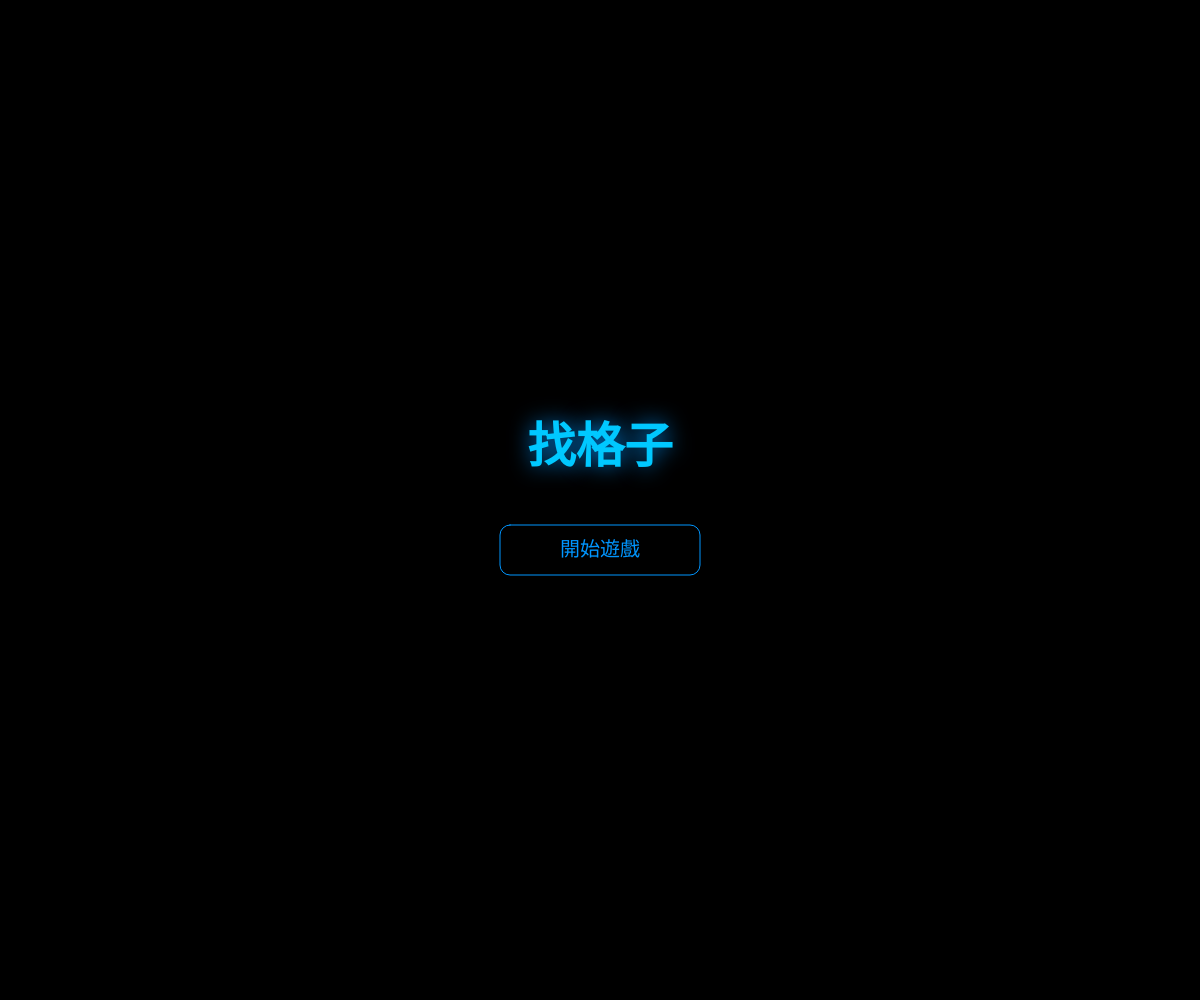
Frame 1 (no input)
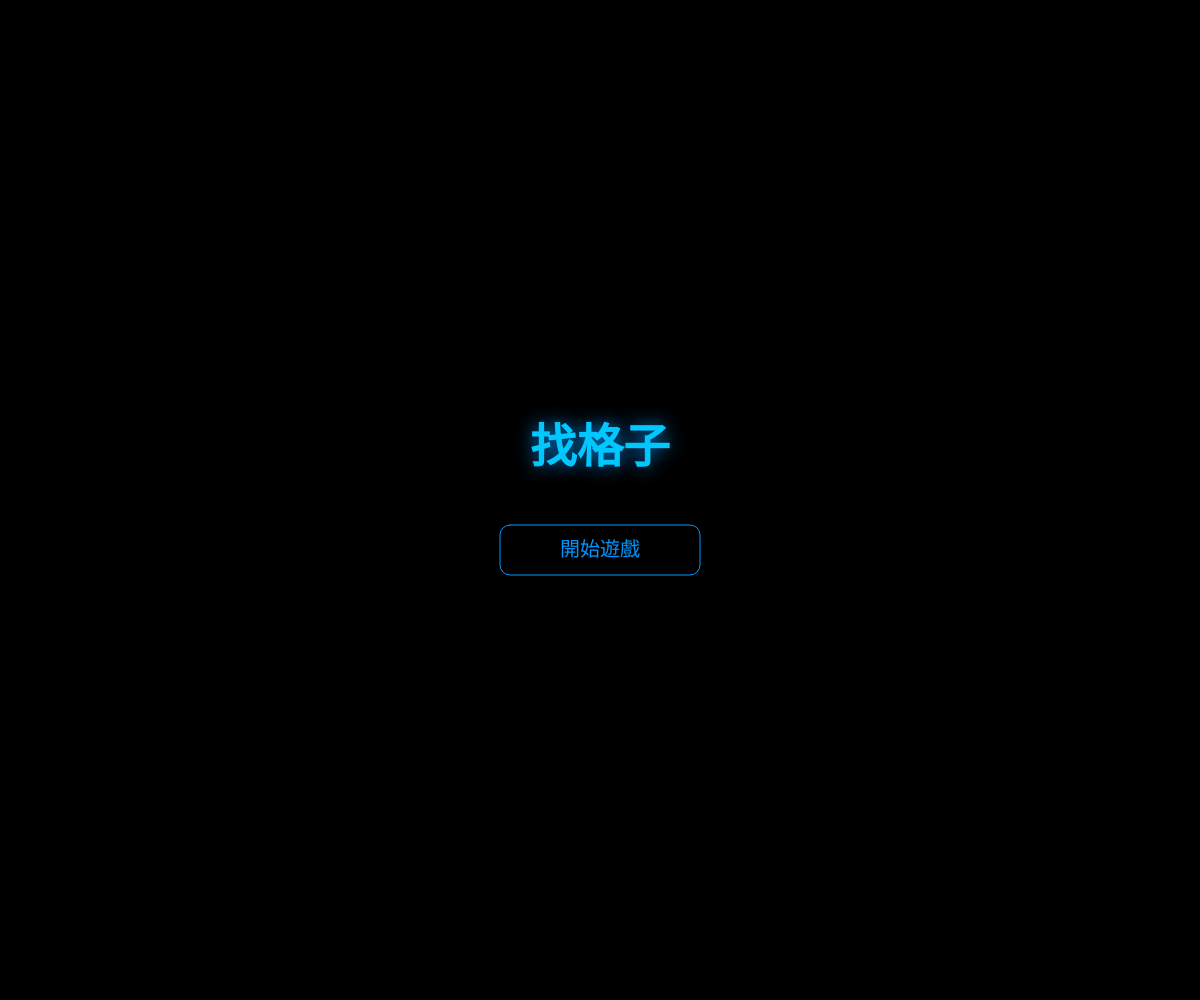
Frame 60 (no input)
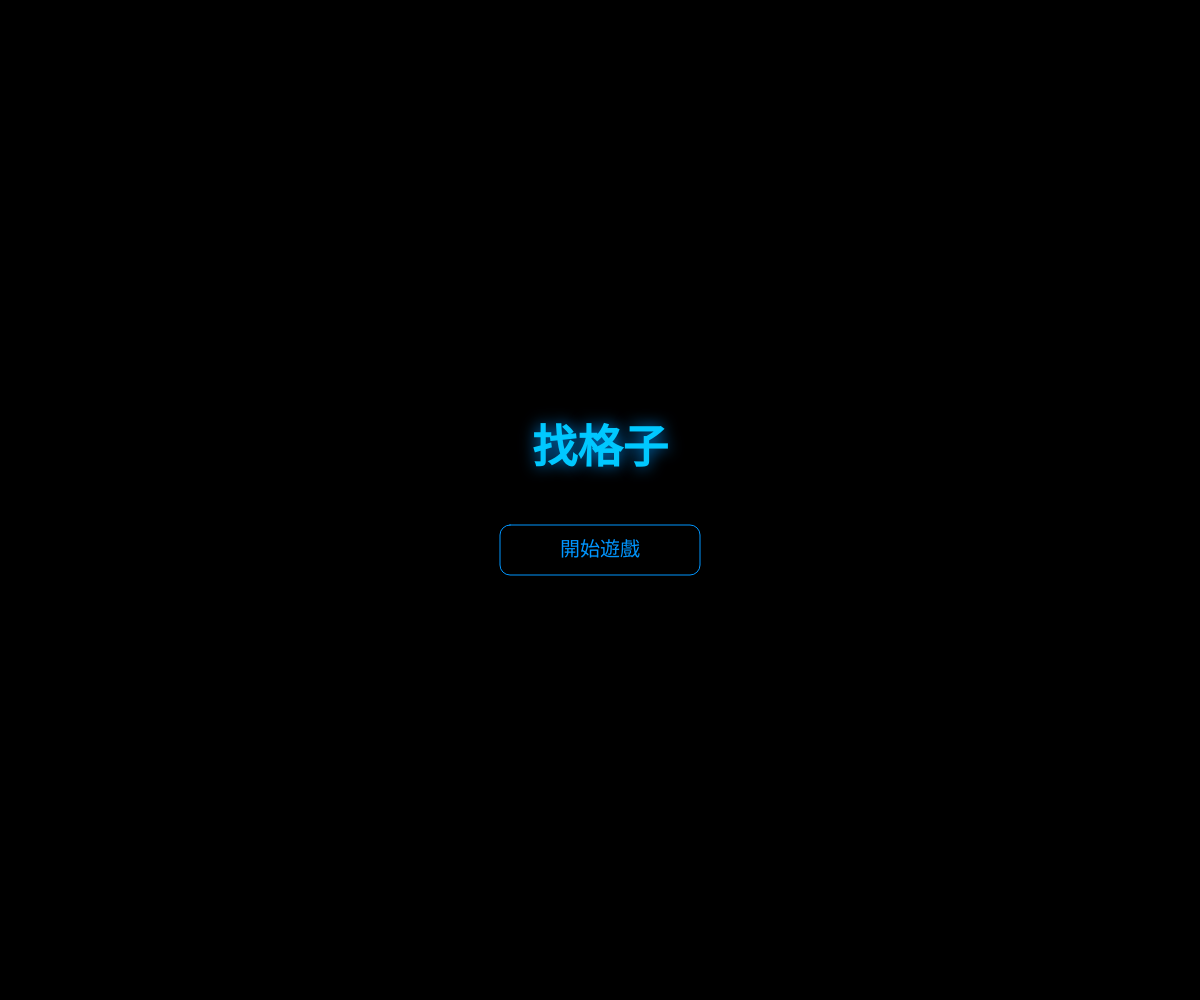
Frame 120 (the mouse pressed at the canvas centre since frame 60)

The p5.js sketch that drew these frames (run headless with seeded random() and noise() and a simulated clock; from frame 60 on, the mouse is pressed at the canvas centre):

// p5.js sketch
// ── sketch.js
let gridSize = 40; // 設定方格的大小
let targetX, targetY; // 儲存「正確」格子的座標
let isFound = false; // 紀錄玩家是否已找到目標
let maxDist; // 畫布的最大對角線距離，用於計算比例
let gameState = "START"; // 狀態控制：START, PLAYING, WON
let startTime; // 遊戲開始的時間點
let remainingTime = 60; // 倒數秒數
let finalGrade = ""; // 最終得分等級

function setup() {
  createCanvas(windowWidth, windowHeight);
  maxDist = dist(0, 0, width, height);
  pickTarget();
}

function draw() {
  background(0); // 背景改為黑色

  if (gameState === "START") {
    drawStartScreen();
  } else if (gameState === "PLAYING") {
    // 更新倒數計時
    let elapsed = (millis() - startTime) / 1000;
    remainingTime = max(0, 60 - elapsed);
    
    // 時間到卻沒找到
    if (remainingTime <= 0) {
      isFound = false;
      finalGrade = "ㄈ";
      gameState = "WON";
    }
    
    drawGameGrid();
  } else if (gameState === "WON") {
    drawGameGrid();
    drawWinOverlay();
  }
}

function drawStartScreen() {
  push();
  textAlign(CENTER, CENTER);
  
  // 炫砲呼吸燈效果
  let pulse = sin(frameCount * 0.1) * 5;
  drawingContext.shadowBlur = 20 + pulse * 2;
  drawingContext.shadowColor = 'rgba(0, 150, 255, 0.8)';
  
  fill(0, 200, 255);
  textSize(48 + pulse);
  textStyle(BOLD);
  text("找格子", width / 2, height / 2 - 50);
  pop();
  
  drawButton("開始遊戲", width / 2, height / 2 + 50, 200, 50);
}

function drawGameGrid() {
  // 顯示右上角計時器
  if (gameState === "PLAYING") {
    textAlign(RIGHT, TOP);
    fill(255);
    textSize(32);
    text(nf(remainingTime, 1, 1) + "s", width - 20, 20);
  }

  for (let x = 0; x < width; x += gridSize) {
    for (let y = 0; y < height; y += gridSize) {
      stroke(60); // 格線調暗，適合黑底
      noFill();
      rect(x, y, gridSize, gridSize);

      // 只有在被找到的情況下，才渲染正確格子的顏色
      if ((isFound || gameState === "WON") && x === targetX && y === targetY) {
        fill(255, 100, 100); // 正確的格子填入紅色
        rect(x, y, gridSize, gridSize);
      } 
      // 當還沒找到時，偵測滑鼠是否在當前格子內，並給予視覺提示
      else if (gameState === "PLAYING" && mouseX > x && mouseX < x + gridSize && mouseY > y && mouseY < y + gridSize) {
        // 計算滑鼠位置與目標中心點的距離
        let d = dist(mouseX, mouseY, targetX + gridSize/2, targetY + gridSize/2);
        
        // 根據距離計算接近程度 (0 到 1 之間，1 代表重合)
        let proximity = constrain(map(d, 0, maxDist * 0.5, 1, 0), 0, 1);
        
        // 藍色系邏輯：越靠近越偏向青色且越明亮
        noStroke();
        fill(0, 150 * proximity, 255, 150 + 105 * proximity);
        let circleSize = map(proximity, 0, 1, 5, gridSize * 0.9);
        ellipse(x + gridSize / 2, y + gridSize / 2, circleSize);
      }
    }
  }
}

function drawWinOverlay() {
  fill(0, 0, 0, 150);
  rect(0, 0, width, height);

  push();
  textAlign(CENTER, CENTER);

  // 根據級分決定發光顏色
  let glowColor;
  if (finalGrade === "ㄅ") glowColor = '#FFD700'; // 金色
  else if (finalGrade === "ㄆ") glowColor = '#00FFFF'; // 青色
  else if (finalGrade === "ㄇ") glowColor = '#FF00FF'; // 紫色
  else glowColor = '#FF4500'; // 橘紅色 (ㄈ)

  // 炫砲呼吸燈與發光效果
  let pulse = sin(frameCount * 0.1) * 5;
  drawingContext.shadowBlur = 30 + pulse;
  drawingContext.shadowColor = glowColor;

  fill(255);
  textSize(60 + pulse);
  textStyle(BOLD);

  // 輕微抖動效果增加衝擊感
  let shakeX = random(-1, 1);
  let shakeY = random(-1, 1);
  text(finalGrade + "級分", width / 2 + shakeX, height / 2 - 100 + shakeY);
  pop();
  
  drawButton("再玩一次", width / 2, height / 2, 200, 50);
  drawButton("回首頁", width / 2, height / 2 + 70, 200, 50);
}

function drawButton(txt, x, y, w, h) {
  push(); // 保護樣式不影響外部
  rectMode(CENTER);
  textAlign(CENTER, CENTER); // 確保文字在按鈕正中心
  stroke(0, 150, 255);
  fill(0);
  rect(x, y, w, h, 10);
  noStroke();
  fill(0, 150, 255);
  textSize(20);
  text(txt, x, y);
  pop(); // 還原樣式
}

function mousePressed() {
  if (gameState === "START") {
    if (isMouseInRect(width / 2, height / 2 + 50, 200, 50)) {
      pickTarget(); // 開始新遊戲時重置目標位置與隱藏狀態
      startTime = millis(); // 記錄開始時間
      gameState = "PLAYING";
    }
  } else if (gameState === "PLAYING") {
    let clickedX = floor(mouseX / gridSize) * gridSize;
    let clickedY = floor(mouseY / gridSize) * gridSize;

    if (clickedX === targetX && clickedY === targetY) {
      isFound = true;
      
      // 計算等級
      let timeSpent = (millis() - startTime) / 1000;
      if (timeSpent <= 30) {
        finalGrade = "ㄅ";
      } else if (timeSpent <= 50) {
        finalGrade = "ㄆ";
      } else {
        finalGrade = "ㄇ";
      }
      
      gameState = "WON";
    }
  } else if (gameState === "WON") {
    if (isMouseInRect(width / 2, height / 2, 200, 50)) {
      pickTarget();
      startTime = millis();
      gameState = "PLAYING";
    } else if (isMouseInRect(width / 2, height / 2 + 70, 200, 50)) {
      gameState = "START";
    }
  }
}

function isMouseInRect(x, y, w, h) {
  return mouseX > x - w / 2 && mouseX < x + w / 2 && mouseY > y - h / 2 && mouseY < y + h / 2;
}

function windowResized() {
  resizeCanvas(windowWidth, windowHeight);
  maxDist = dist(0, 0, width, height);
  pickTarget(); // 視窗縮放時重新計算，避免目標超出邊界
}

function pickTarget() {
  isFound = false; // 重新出題時隱藏目標
  let cols = floor(width / gridSize);
  let rows = floor(height / gridSize);
  targetX = floor(random(cols)) * gridSize;
  targetY = floor(random(rows)) * gridSize;
}
